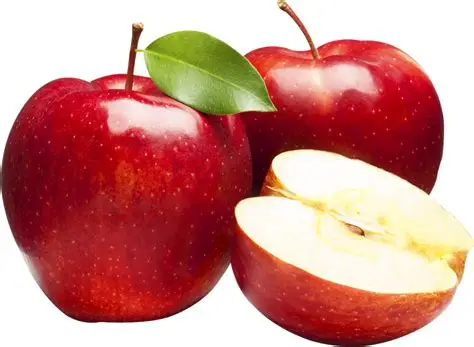
#> input picture smart bridge project/backend/uploads/food_1793168972_OIP.webp, 474 x 347 px
$ python -i cv_analyzer.py   (imports and definitions only)   (older library calls are emulated)
#> lines starting #> are read from the running program, lines starting #| are printed output that depends on the picture
import cv2
import numpy as np
from pathlib import Path
from PIL import Image
from typing import Dict, Any, Tuple


class CVAnalyzer:
    """Real OpenCV and Pillow image feature extractor."""

    @staticmethod
    def validate_and_load_image(image_path: Path) -> Tuple[np.ndarray, Dict[str, Any]]:
        """Validates image file integrity, format, dimensions and loads RGB numpy array."""
        if not image_path.exists():
            raise FileNotFoundError(f"Image file not found: {image_path}")

        try:
            with Image.open(image_path) as pil_img:
                format_detected = pil_img.format
                width, height = pil_img.size
                pil_img.verify()
        except Exception as e:
            raise ValueError(f"Corrupted or invalid image format: {str(e)}")

        # Reopen and convert to RGB
        with Image.open(image_path) as pil_img:
            rgb_img = pil_img.convert("RGB")
            np_img = np.array(rgb_img)

        metadata = {
            "width": width,
            "height": height,
            "aspect_ratio": round(width / max(1, height), 2),
            "format": format_detected,
            "total_pixels": width * height,
        }
        return np_img, metadata

    @staticmethod
    def extract_visual_metrics(rgb_img: np.ndarray) -> Dict[str, Any]:
        """Extracts color space distributions, edge density, and surface spot metrics using OpenCV."""
        # Convert RGB to BGR for standard OpenCV functions
        bgr = cv2.cvtColor(rgb_img, cv2.COLOR_RGB2BGR)
#> bgr is the input picture: shape (347, 474, 3); mean B, G, R 132.3, 138.5, 202.5
        hsv = cv2.cvtColor(rgb_img, cv2.COLOR_RGB2HSV)
#> hsv: shape (347, 474, 3); mean H, S, V 73.7, 119.6, 203.7
        gray = cv2.cvtColor(rgb_img, cv2.COLOR_RGB2GRAY)
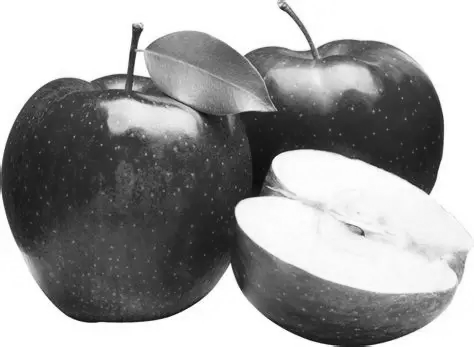
#> gray: shape (347, 474); min 10, max 255, mean 156.9

        # 1. Brightness & Contrast
        mean_brightness = float(np.mean(gray))
#> mean_brightness = 156.9
        std_contrast = float(np.std(gray))
#> std_contrast = 91.11

        # 2. HSV distributions
        mean_h = float(np.mean(hsv[:, :, 0]))  # Hue: 0-179
#> mean_h = 73.71
        mean_s = float(np.mean(hsv[:, :, 1]))  # Saturation: 0-255
#> mean_s = 119.6
        mean_v = float(np.mean(hsv[:, :, 2]))  # Value: 0-255
#> mean_v = 203.7

        # 3. Texture sharpness / variation (Laplacian variance)
        laplacian_var = float(cv2.Laplacian(gray, cv2.CV_64F).var())
#> laplacian_var = 476.7

        # 4. Edge density (Canny edges)
        edges = cv2.Canny(gray, 100, 200)
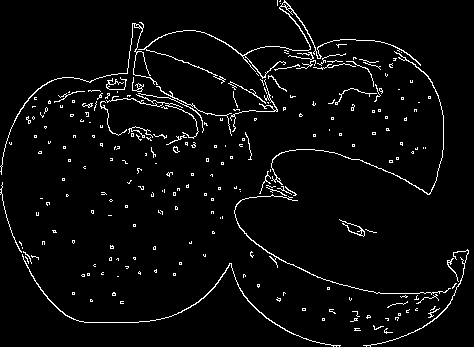
#> edges: shape (347, 474); 3.8% white in thin lines or dots
        edge_density = float(np.count_nonzero(edges) / max(1, edges.size))
#> edge_density = 0.0378

        # 5. Localized dark blemishes / discoloration detection
        # Spot detection: pixels significantly darker than neighborhood or low value & high saturation spots
        blurred = cv2.GaussianBlur(gray, (15, 15), 0)
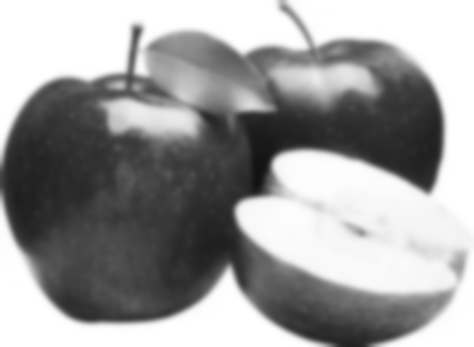
#> blurred: shape (347, 474); min 17, max 255, mean 156.9
        diff = cv2.absdiff(gray, blurred)
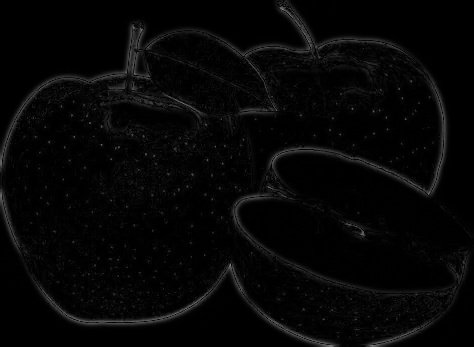
#> diff: shape (347, 474); min 0, max 127, mean 6
        _, thresh_spots = cv2.threshold(diff, 28, 255, cv2.THRESH_BINARY)
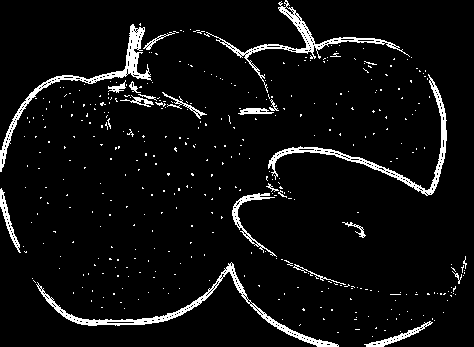
#> thresh_spots: shape (347, 474); 5.7% white in thin lines or dots
        spot_ratio = float(np.count_nonzero(thresh_spots) / max(1, thresh_spots.size))
#> spot_ratio = 0.057

        # 6. Color predominance
        # Classify dominant color tone based on HSV
        if mean_s < 35:
            color_tone = "neutral/pale/white"
        elif mean_h < 15 or mean_h > 165:
            color_tone = "red/crimson"
        elif 15 <= mean_h < 35:
            color_tone = "orange/warm brown"
        elif 35 <= mean_h < 85:
            color_tone = "green/yellow-green"
        elif 85 <= mean_h < 130:
            color_tone = "cyan/green-blue"
        else:
            color_tone = "blue/purple"

        return {
            "mean_brightness": round(mean_brightness, 2),
            "contrast": round(std_contrast, 2),
            "dominant_tone": color_tone,
            "mean_hue": round(mean_h, 2),
            "mean_saturation": round(mean_s, 2),
            "sharpness_laplacian": round(laplacian_var, 2),
            "edge_density": round(edge_density, 4),
            "surface_spot_ratio": round(spot_ratio, 4),
        }

>>> import cv2
>>> picture = cv2.cvtColor(cv2.imread('../../uploads/food_1793168972_OIP.webp'), cv2.COLOR_BGR2RGB)
>>> result = CVAnalyzer().extract_visual_metrics(picture)
#> result = {'mean_brightness': 156.9, 'contrast': 91.11, 'dominant_tone': 'green/yellow-green', 'mean_hue': 73.71, 'mean_saturation': 119.6, 'sharpness_laplacian': 476.7, 'edge_density': 0.0378, 'surface_spot_ratio': 0.057}
